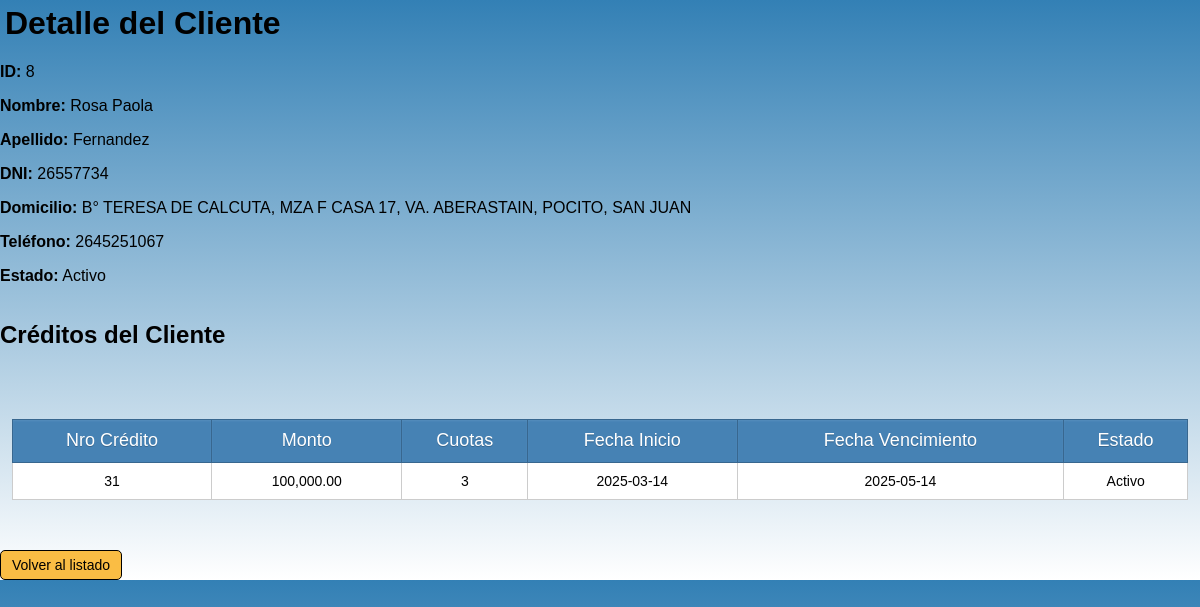
The app's page /src/modules/clientes/detalle_cliente.php?id_cliente=8 with its own data.
### tables this page shows
CREATE TABLE `clientes` (
  `id_cliente` int(10) UNSIGNED NOT NULL,
  `nombre` text NOT NULL,
  `apellido` text NOT NULL,
  `dni` varchar(20) NOT NULL,
  `domicilio` varchar(100) NOT NULL,
  `telefono` varchar(20) NOT NULL,
  `estado` enum('Activo','Deudor','Inactivo') NOT NULL
);

CREATE TABLE `creditos` (
  `id` int(10) UNSIGNED NOT NULL,
  `cliente_id` int(10) UNSIGNED NOT NULL,
  `monto` decimal(10,2) NOT NULL,
  `monto_total` decimal(10,2) NOT NULL,
  `monto_cuota` decimal(10,2) NOT NULL,
  `cuotas` int(10) NOT NULL,
  `fecha_inicio` date NOT NULL,
  `fecha_vencimiento` date NOT NULL,
  `estado` enum('Activo','Vencido','Pagado') NOT NULL,
  `frecuencia` enum('mensual','quincenal','semanal') NOT NULL
);

### src/modules/clientes/detalle_cliente.php (the view, shortened to what this page needs)
<?php
require_once '../../config/database.php';
$cliente_id = intval($_GET['id_cliente']);
$query_cliente = "SELECT id_cliente, nombre, apellido, dni, domicilio, telefono, estado
                  FROM clientes
                  WHERE id_cliente = ?";
$stmt_cliente = $conn->prepare($query_cliente);
$stmt_cliente->bind_param("i", $cliente_id);
if (!$stmt_cliente->execute()) {
    error_log("Error al ejecutar consulta del cliente: " . $stmt_cliente->error);
    die("Error al cargar los datos del cliente.");
}
$result_cliente = $stmt_cliente->get_result();
$cliente = $result_cliente->fetch_assoc();
$creditos_result = null;
$query_creditos = "SELECT id, monto, cuotas, fecha_inicio, fecha_vencimiento, estado
                   FROM creditos
                   WHERE cliente_id = ?";
$stmt_creditos = $conn->prepare($query_creditos);
if (!$stmt_creditos) {
    error_log("Error al preparar consulta de créditos: " . $conn->error);
} else {
    $stmt_creditos->bind_param("i", $cliente_id);
    if (!$stmt_creditos->execute()) {
        error_log("Error al ejecutar consulta de créditos: " . $stmt_creditos->error);
    } else {
        $creditos_result = $stmt_creditos->get_result();
    }
}
?>
<!DOCTYPE html>
<html lang="es">
<head>
    <link rel="stylesheet" href="../../../style/style.css">
</head>
<body>
    <h1>Detalle del Cliente</h1>
    <div class="detalle-cliente">
        <p><strong>ID:</strong> <?= htmlspecialchars($cliente['id_cliente']) ?></p>
        <p><strong>Nombre:</strong> <?= htmlspecialchars($cliente['nombre']) ?></p>
        <p><strong>Apellido:</strong> <?= htmlspecialchars($cliente['apellido']) ?></p>
        <p><strong>DNI:</strong> <?= htmlspecialchars($cliente['dni']) ?></p>
        <p><strong>Domicilio:</strong> <?= htmlspecialchars($cliente['domicilio']) ?></p>
        <p><strong>Teléfono:</strong> <?= htmlspecialchars($cliente['telefono']) ?></p>
        <p><strong>Estado:</strong> <?= htmlspecialchars($cliente['estado']) ?></p>
    </div>
    <h2>Créditos del Cliente</h2>
    <?php if ($creditos_result && $creditos_result->num_rows > 0): ?>
        <table class="tabla-creditos">
            <thead>
                <tr>
                    <th>Nro Crédito</th>
                    <th>Monto</th>
                    <th>Cuotas</th>
                    <th>Fecha Inicio</th>
                    <th>Fecha Vencimiento</th>
                    <th>Estado</th>
                </tr>
            </thead>
            <tbody>
                <?php while ($credito = $creditos_result->fetch_assoc()): ?>
                    <tr>
                        <td><?= $credito['id'] ?></td>
                        <td><?= number_format($credito['monto'], 2) ?></td>
                        <td><?= $credito['cuotas'] ?></td>
                        <td><?= $credito['fecha_inicio'] ?></td>
                        <td><?= $credito['fecha_vencimiento'] ?></td>
                        <td class="estado-<?= strtolower($credito['estado']) ?>">
                            <?= $credito['estado'] ?>
                        </td>
                    </tr>
                <?php endwhile; ?>
            </tbody>
        </table>
    <?php else: ?>
        <p class="sin-creditos">El cliente no tiene créditos registrados.</p>
    <?php endif; ?>
    <a href="index_clientes.php" class="btn-volver">Volver al listado</a>
</body>
</html>

### style/style.css (style rules this page uses)
body { background: linear-gradient(to bottom, #3380B5, white); font-family: sans-serif; margin: 0; padding: 0; height: 100%; width: 100%; display: flex; flex-direction: column; }
table { text-align: center; width: 98%; border-collapse: collapse; border: 1px solid black; margin: 50px auto; background: white; }
th { background: steelblue; height: 40px; font-weight: lighter; text-shadow: 0 1px 0 #38678f; color: white; border: 1px solid #38678f; box-shadow: inset 0px 1px 2px #568ebd; transition: all 0.2s; font-size: 18px; }
tr { border-bottom: 1px solid #cccccc; width: 100%; }
td { border: 1px solid #cccccc; padding: 10px; transition: all 0.2s; font-size: 14px; }
a, input[type="submit"], button { font-size: 14px; text-align: center; width: 100px; display: inline-block; background-color: #FABD44; padding: 6px 10px; border-radius: 5px; text-decoration: none; color: black; border: 1px solid black; cursor: pointer; }
h1 { font-family: sans-serif; margin: 5px; }

### records on screen
clientes: id_cliente "8", nombre "Rosa Paola", apellido "Fernandez", dni "26557734", domicilio "B° TERESA DE CALCUTA, MZA F CASA 17, VA. ABERASTAIN, POCITO, SAN JUAN", telefono "2645251067", estado "Activo"
creditos: id "31", monto "100,000.00", cuotas "3", fecha_inicio "2025-03-14", fecha_vencimiento "2025-05-14", estado "Activo"
